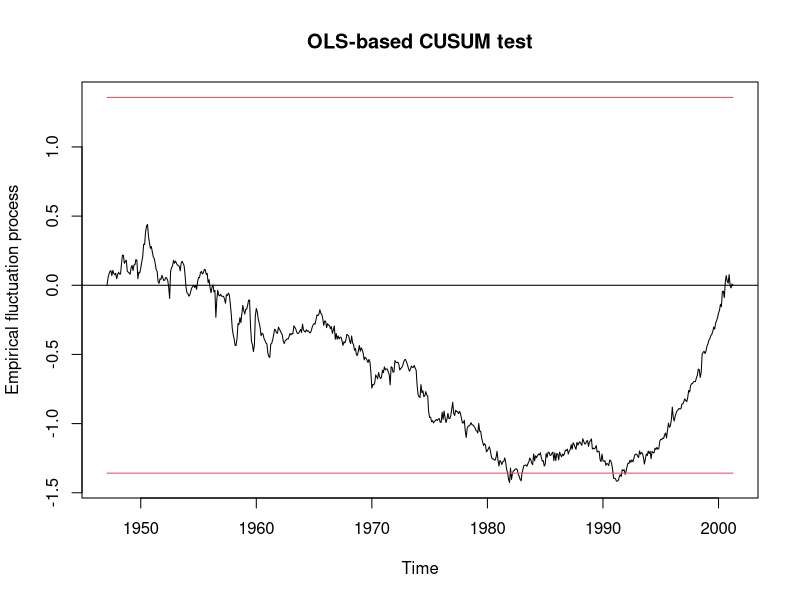
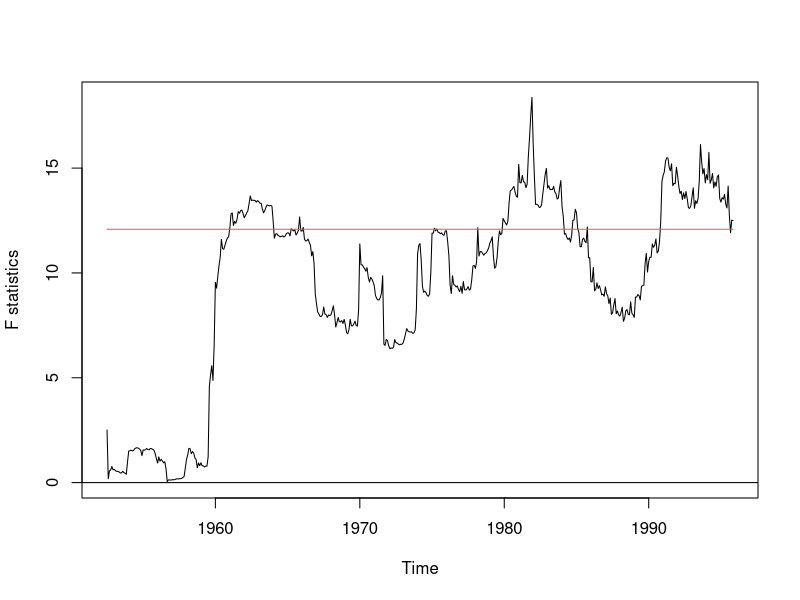

Write R code to recreate these figures, in order. (Note: this script raises an error after producing the figures.)
rm(list=ls())
library(strucchange)
# US labor productivity description
# US labor productivity in the manufacturing/durables sector.


#'durab' is a multivariate monthly time series from 1947(3) to 2001(4) with variables
#y growth rate of the Industrial Production Index to average weekly labor hours in the manufacturing/durables sector,

#lag 1 of the series 'y',
#The data set is available from Bruce Hansen's homepage <URL:
#http://www.ssc.wisc.edu/~bhansen/>. For more information see Hansen (2001).


#     Hansen B. (2001), The New Econometrics of Structural Change:
#     Dating Breaks in U.S. Labor Productivity, _Journal of Economic
#     Perspectives_, *15*, 117-128.

#     Zeileis A., Leisch F., Kleiber C., Hornik K. (2002), Monitoring
#     Structural Change in Dynamic Econometric Models, Report 64, SFB
#     "Adaptive Information Systems and Modelling in Economics and
#     Management Science", Vienna University of Economics, <URL:
#     http://www.wu-wien.ac.at/am/reports.htm#78>.
data(durab)
     ## use AR(1) model as in Hansen (2001) and Zeileis et al. (2002)
durab.model <- y ~ lag

## historical tests
## OLS-based CUSUM process
ols <- efp(durab.model, data = durab, type = "OLS-CUSUM")
plot(ols)
## F statistics
fs <- Fstats(durab.model, data = durab, from = 0.1)
plot(fs)
## F statistics based on heteroskadisticy-consistent covariance matrix
#fsHC <- Fstats(durab.model, data = durab, from = 0.1, cov.type = "HC")
#plot(fsHC)

## monitoring
Durab <- window(durab, start=1964, end = c(1979, 12))
ols.efp <- efp(durab.model, type = "OLS-CUSUM", data = Durab)
newborder <- function(k) 1.5778*k/192
ols.mefp <- mefp(ols.efp, period=2)
ols.mefp2 <- mefp(ols.efp, border=newborder)
Durab <- window(durab, start=1964)
ols.mon <- monitor(ols.mefp)
ols.mon2 <- monitor(ols.mefp2)
plot(ols.mon)
lines(boundary(ols.mon2), col = 2)

v <- ols.mefp2$efpprocess
plot(v)
     ## dating
     bp <- breakpoints(durab.model, data = durab)
     summary(bp)
     plot(summary(bp))

     plot(ols)
     lines(breakpoints(bp, breaks = 1), col = 3)
     lines(breakpoints(bp, breaks = 2), col = 4)
     plot(fs)
